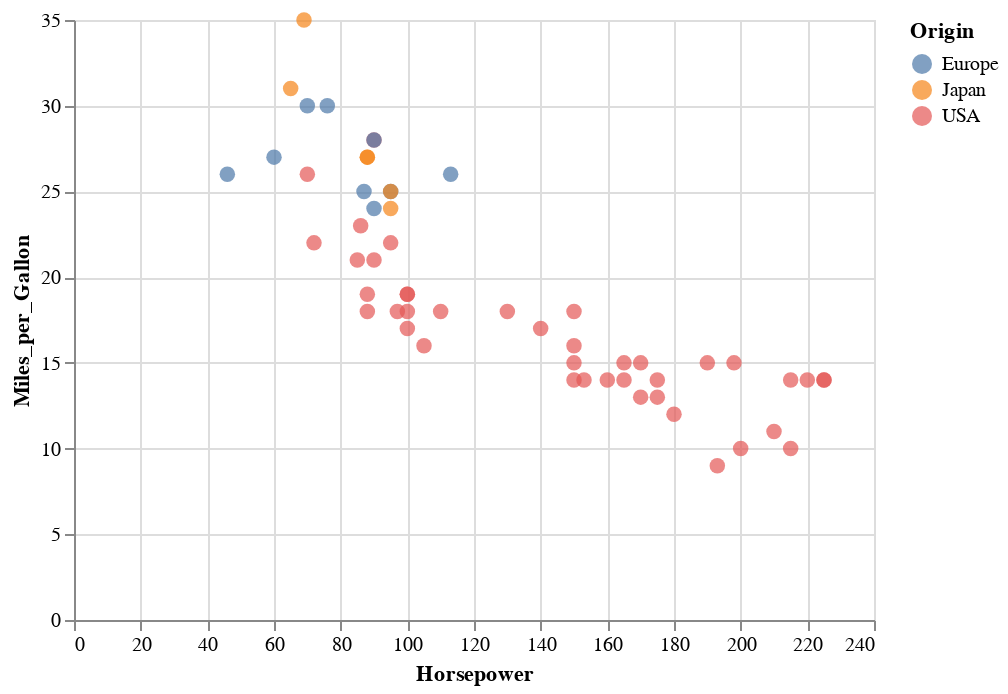

Here is the notebook cell this chart was saved with:
### Code cell
abc = alt.Chart(source).mark_circle(size=60).encode(
    x='Horsepower',
    y='Miles_per_Gallon',
    color='Origin',
    tooltip=['Name', 'Origin', 'Horsepower', 'Miles_per_Gallon']
).properties(
    width=400,
    height=300
)
display(abc)

### Figure 1 — Vega-Lite specification as saved in the notebook (floating-point values rounded to 4 significant figures)
{"config": {"view": {"continuousWidth": 400, "continuousHeight": 300}}, "data": {"name": "data-974f1f92d82341c9284a1d06989fea29"}, "mark": {"type": "circle", "size": 60}, "encoding": {"color": {"type": "nominal", "field": "Origin"}, "tooltip": [{"type": "nominal", "field": "Name"}, {"type": "nominal", "field": "Origin"}, {"type": "quantitative", "field": "Horsepower"}, {"type": "quantitative", "field": "Miles_per_Gallon"}], "x": {"type": "quantitative", "field": "Horsepower"}, "y": {"type": "quantitative", "field": "Miles_per_Gallon"}}, "height": 300, "width": 400, "$schema": "https://vega.github.io/schema/vega-lite/v4.0.2.json", "datasets": {"data-974f1f92d82341c9284a1d06989fea29": [{"Name": "chevrolet chevelle malibu", "Miles_per_Gallon": 18.0, "Cylinders": 8, "Displacement": 307.0, "Horsepower": 130.0, "Weight_in_lbs": 3504, "Acceleration": 12.0, "Year": "1970-01-01T00:00:00", "Origin": "USA"}, {"Name": "buick skylark 320", "Miles_per_Gallon": 15.0, "Cylinders": 8, "Displacement": 350.0, "Horsepower": 165.0, "Weight_in_lbs": 3693, "Acceleration": 11.5, "Year": "1970-01-01T00:00:00", "Origin": "USA"}, {"Name": "plymouth satellite", "Miles_per_Gallon": 18.0, "Cylinders": 8, "Displacement": 318.0, "Horsepower": 150.0, "Weight_in_lbs": 3436, "Acceleration": 11.0, "Year": "1970-01-01T00:00:00", "Origin": "USA"}, {"Name": "amc rebel sst", "Miles_per_Gallon": 16.0, "Cylinders": 8, "Displacement": 304.0, "Horsepower": 150.0, "Weight_in_lbs": 3433, "Acceleration": 12.0, "Year": "1970-01-01T00:00:00", "Origin": "USA"}, {"Name": "ford torino", "Miles_per_Gallon": 17.0, "Cylinders": 8, "Displacement": 302.0, "Horsepower": 140.0, "Weight_in_lbs": 3449, "Acceleration": 10.5, "Year": "1970-01-01T00:00:00", "Origin": "USA"}, {"Name": "ford galaxie 500", "Miles_per_Gallon": 15.0, "Cylinders": 8, "Displacement": 429.0, "Horsepower": 198.0, "Weight_in_lbs": 4341, "Acceleration": 10.0, "Year": "1970-01-01T00:00:00", "Origin": "USA"}, {"Name": "chevrolet impala", "Miles_per_Gallon": 14.0, "Cylinders": 8, "Displacement": 454.0, "Horsepower": 220.0, "Weight_in_lbs": 4354, "Acceleration": 9.0, "Year": "1970-01-01T00:00:00", "Origin": "USA"}, {"Name": "plymouth fury iii", "Miles_per_Gallon": 14.0, "Cylinders": 8, "Displacement": 440.0, "Horsepower": 215.0, "Weight_in_lbs": 4312, "Acceleration": 8.5, "Year": "1970-01-01T00:00:00", "Origin": "USA"}, {"Name": "pontiac catalina", "Miles_per_Gallon": 14.0, "Cylinders": 8, "Displacement": 455.0, "Horsepower": 225.0, "Weight_in_lbs": 4425, "Acceleration": 10.0, "Year": "1970-01-01T00:00:00", "Origin": "USA"}, {"Name": "amc ambassador dpl", "Miles_per_Gallon": 15.0, "Cylinders": 8, "Displacement": 390.0, "Horsepower": 190.0, "Weight_in_lbs": 3850, "Acceleration": 8.5, "Year": "1970-01-01T00:00:00", "Origin": "USA"}, {"Name": "citroen ds-21 pallas", "Miles_per_Gallon": null, "Cylinders": 4, "Displacement": 133.0, "Horsepower": 115.0, "Weight_in_lbs": 3090, "Acceleration": 17.5, "Year": "1970-01-01T00:00:00", "Origin": "Europe"}, {"Name": "chevrolet chevelle concours (sw)", "Miles_per_Gallon": null, "Cylinders": 8, "Displacement": 350.0, "Horsepower": 165.0, "Weight_in_lbs": 4142, "Acceleration": 11.5, "Year": "1970-01-01T00:00:00", "Origin": "USA"}, {"Name": "ford torino (sw)", "Miles_per_Gallon": null, "Cylinders": 8, "Displacement": 351.0, "Horsepower": 153.0, "Weight_in_lbs": 4034, "Acceleration": 11.0, "Year": "1970-01-01T00:00:00", "Origin": "USA"}, {"Name": "plymouth satellite (sw)", "Miles_per_Gallon": null, "Cylinders": 8, "Displacement": 383.0, "Horsepower": 175.0, "Weight_in_lbs": 4166, "Acceleration": 10.5, "Year": "1970-01-01T00:00:00", "Origin": "USA"}, {"Name": "amc rebel sst (sw)", "Miles_per_Gallon": null, "Cylinders": 8, "Displacement": 360.0, "Horsepower": 175.0, "Weight_in_lbs": 3850, "Acceleration": 11.0, "Year": "1970-01-01T00:00:00", "Origin": "USA"}, {"Name": "dodge challenger se", "Miles_per_Gallon": 15.0, "Cylinders": 8, "Displacement": 383.0, "Horsepower": 170.0, "Weight_in_lbs": 3563, "Acceleration": 10.0, "Year": "1970-01-01T00:00:00", "Origin": "USA"}, {"Name": "plymouth 'cuda 340", "Miles_per_Gallon": 14.0, "Cylinders": 8, "Displacement": 340.0, "Horsepower": 160.0, "Weight_in_lbs": 3609, "Acceleration": 8.0, "Year": "1970-01-01T00:00:00", "Origin": "USA"}, {"Name": "ford mustang boss 302", "Miles_per_Gallon": null, "Cylinders": 8, "Displacement": 302.0, "Horsepower": 140.0, "Weight_in_lbs": 3353, "Acceleration": 8.0, "Year": "1970-01-01T00:00:00", "Origin": "USA"}, {"Name": "chevrolet monte carlo", "Miles_per_Gallon": 15.0, "Cylinders": 8, "Displacement": 400.0, "Horsepower": 150.0, "Weight_in_lbs": 3761, "Acceleration": 9.5, "Year": "1970-01-01T00:00:00", "Origin": "USA"}, {"Name": "buick estate wagon (sw)", "Miles_per_Gallon": 14.0, "Cylinders": 8, "Displacement": 455.0, "Horsepower": 225.0, "Weight_in_lbs": 3086, "Acceleration": 10.0, "Year": "1970-01-01T00:00:00", "Origin": "USA"}, {"Name": "toyota corona mark ii", "Miles_per_Gallon": 24.0, "Cylinders": 4, "Displacement": 113.0, "Horsepower": 95.0, "Weight_in_lbs": 2372, "Acceleration": 15.0, "Year": "1970-01-01T00:00:00", "Origin": "Japan"}, {"Name": "plymouth duster", "Miles_per_Gallon": 22.0, "Cylinders": 6, "Displacement": 198.0, "Horsepower": 95.0, "Weight_in_lbs": 2833, "Acceleration": 15.5, "Year": "1970-01-01T00:00:00", "Origin": "USA"}, {"Name": "amc hornet", "Miles_per_Gallon": 18.0, "Cylinders": 6, "Displacement": 199.0, "Horsepower": 97.0, "Weight_in_lbs": 2774, "Acceleration": 15.5, "Year": "1970-01-01T00:00:00", "Origin": "USA"}, {"Name": "ford maverick", "Miles_per_Gallon": 21.0, "Cylinders": 6, "Displacement": 200.0, "Horsepower": 85.0, "Weight_in_lbs": 2587, "Acceleration": 16.0, "Year": "1970-01-01T00:00:00", "Origin": "USA"}, {"Name": "datsun pl510", "Miles_per_Gallon": 27.0, "Cylinders": 4, "Displacement": 97.0, "Horsepower": 88.0, "Weight_in_lbs": 2130, "Acceleration": 14.5, "Year": "1970-01-01T00:00:00", "Origin": "Japan"}, {"Name": "volkswagen 1131 deluxe sedan", "Miles_per_Gallon": 26.0, "Cylinders": 4, "Displacement": 97.0, "Horsepower": 46.0, "Weight_in_lbs": 1835, "Acceleration": 20.5, "Year": "1970-01-01T00:00:00", "Origin": "Europe"}, {"Name": "peugeot 504", "Miles_per_Gallon": 25.0, "Cylinders": 4, "Displacement": 110.0, "Horsepower": 87.0, "Weight_in_lbs": 2672, "Acceleration": 17.5, "Year": "1970-01-01T00:00:00", "Origin": "Europe"}, {"Name": "audi 100 ls", "Miles_per_Gallon": 24.0, "Cylinders": 4, "Displacement": 107.0, "Horsepower": 90.0, "Weight_in_lbs": 2430, "Acceleration": 14.5, "Year": "1970-01-01T00:00:00", "Origin": "Europe"}, {"Name": "saab 99e", "Miles_per_Gallon": 25.0, "Cylinders": 4, "Displacement": 104.0, "Horsepower": 95.0, "Weight_in_lbs": 2375, "Acceleration": 17.5, "Year": "1970-01-01T00:00:00", "Origin": "Europe"}, {"Name": "bmw 2002", "Miles_per_Gallon": 26.0, "Cylinders": 4, "Displacement": 121.0, "Horsepower": 113.0, "Weight_in_lbs": 2234, "Acceleration": 12.5, "Year": "1970-01-01T00:00:00", "Origin": "Europe"}, {"Name": "amc gremlin", "Miles_per_Gallon": 21.0, "Cylinders": 6, "Displacement": 199.0, "Horsepower": 90.0, "Weight_in_lbs": 2648, "Acceleration": 15.0, "Year": "1970-01-01T00:00:00", "Origin": "USA"}, {"Name": "ford f250", "Miles_per_Gallon": 10.0, "Cylinders": 8, "Displacement": 360.0, "Horsepower": 215.0, "Weight_in_lbs": 4615, "Acceleration": 14.0, "Year": "1970-01-01T00:00:00", "Origin": "USA"}, {"Name": "chevy c20", "Miles_per_Gallon": 10.0, "Cylinders": 8, "Displacement": 307.0, "Horsepower": 200.0, "Weight_in_lbs": 4376, "Acceleration": 15.0, "Year": "1970-01-01T00:00:00", "Origin": "USA"}, {"Name": "dodge d200", "Miles_per_Gallon": 11.0, "Cylinders": 8, "Displacement": 318.0, "Horsepower": 210.0, "Weight_in_lbs": 4382, "Acceleration": 13.5, "Year": "1970-01-01T00:00:00", "Origin": "USA"}, {"Name": "hi 1200d", "Miles_per_Gallon": 9.0, "Cylinders": 8, "Displacement": 304.0, "Horsepower": 193.0, "Weight_in_lbs": 4732, "Acceleration": 18.5, "Year": "1970-01-01T00:00:00", "Origin": "USA"}, {"Name": "datsun pl510", "Miles_per_Gallon": 27.0, "Cylinders": 4, "Displacement": 97.0, "Horsepower": 88.0, "Weight_in_lbs": 2130, "Acceleration": 14.5, "Year": "1971-01-01T00:00:00", "Origin": "Japan"}, {"Name": "chevrolet vega 2300", "Miles_per_Gallon": 28.0, "Cylinders": 4, "Displacement": 140.0, "Horsepower": 90.0, "Weight_in_lbs": 2264, "Acceleration": 15.5, "Year": "1971-01-01T00:00:00", "Origin": "USA"}, {"Name": "toyota corona", "Miles_per_Gallon": 25.0, "Cylinders": 4, "Displacement": 113.0, "Horsepower": 95.0, "Weight_in_lbs": 2228, "Acceleration": 14.0, "Year": "1971-01-01T00:00:00", "Origin": "Japan"}, {"Name": "ford pinto", "Miles_per_Gallon": 25.0, "Cylinders": 4, "Displacement": 98.0, "Horsepower": null, "Weight_in_lbs": 2046, "Acceleration": 19.0, "Year": "1971-01-01T00:00:00", "Origin": "USA"}, {"Name": "volkswagen super beetle 117", "Miles_per_Gallon": null, "Cylinders": 4, "Displacement": 97.0, "Horsepower": 48.0, "Weight_in_lbs": 1978, "Acceleration": 20.0, "Year": "1971-01-01T00:00:00", "Origin": "Europe"}, {"Name": "amc gremlin", "Miles_per_Gallon": 19.0, "Cylinders": 6, "Displacement": 232.0, "Horsepower": 100.0, "Weight_in_lbs": 2634, "Acceleration": 13.0, "Year": "1971-01-01T00:00:00", "Origin": "USA"}, {"Name": "plymouth satellite custom", "Miles_per_Gallon": 16.0, "Cylinders": 6, "Displacement": 225.0, "Horsepower": 105.0, "Weight_in_lbs": 3439, "Acceleration": 15.5, "Year": "1971-01-01T00:00:00", "Origin": "USA"}, {"Name": "chevrolet chevelle malibu", "Miles_per_Gallon": 17.0, "Cylinders": 6, "Displacement": 250.0, "Horsepower": 100.0, "Weight_in_lbs": 3329, "Acceleration": 15.5, "Year": "1971-01-01T00:00:00", "Origin": "USA"}, {"Name": "ford torino 500", "Miles_per_Gallon": 19.0, "Cylinders": 6, "Displacement": 250.0, "Horsepower": 88.0, "Weight_in_lbs": 3302, "Acceleration": 15.5, "Year": "1971-01-01T00:00:00", "Origin": "USA"}, {"Name": "amc matador", "Miles_per_Gallon": 18.0, "Cylinders": 6, "Displacement": 232.0, "Horsepower": 100.0, "Weight_in_lbs": 3288, "Acceleration": 15.5, "Year": "1971-01-01T00:00:00", "Origin": "USA"}, {"Name": "chevrolet impala", "Miles_per_Gallon": 14.0, "Cylinders": 8, "Displacement": 350.0, "Horsepower": 165.0, "Weight_in_lbs": 4209, "Acceleration": 12.0, "Year": "1971-01-01T00:00:00", "Origin": "USA"}, {"Name": "pontiac catalina brougham", "Miles_per_Gallon": 14.0, "Cylinders": 8, "Displacement": 400.0, "Horsepower": 175.0, "Weight_in_lbs": 4464, "Acceleration": 11.5, "Year": "1971-01-01T00:00:00", "Origin": "USA"}, {"Name": "ford galaxie 500", "Miles_per_Gallon": 14.0, "Cylinders": 8, "Displacement": 351.0, "Horsepower": 153.0, "Weight_in_lbs": 4154, "Acceleration": 13.5, "Year": "1971-01-01T00:00:00", "Origin": "USA"}, {"Name": "plymouth fury iii", "Miles_per_Gallon": 14.0, "Cylinders": 8, "Displacement": 318.0, "Horsepower": 150.0, "Weight_in_lbs": 4096, "Acceleration": 13.0, "Year": "1971-01-01T00:00:00", "Origin": "USA"}, {"Name": "dodge monaco (sw)", "Miles_per_Gallon": 12.0, "Cylinders": 8, "Displacement": 383.0, "Horsepower": 180.0, "Weight_in_lbs": 4955, "Acceleration": 11.5, "Year": "1971-01-01T00:00:00", "Origin": "USA"}, {"Name": "ford country squire (sw)", "Miles_per_Gallon": 13.0, "Cylinders": 8, "Displacement": 400.0, "Horsepower": 170.0, "Weight_in_lbs": 4746, "Acceleration": 12.0, "Year": "1971-01-01T00:00:00", "Origin": "USA"}, {"Name": "pontiac safari (sw)", "Miles_per_Gallon": 13.0, "Cylinders": 8, "Displacement": 400.0, "Horsepower": 175.0, "Weight_in_lbs": 5140, "Acceleration": 12.0, "Year": "1971-01-01T00:00:00", "Origin": "USA"}, {"Name": "amc hornet sportabout (sw)", "Miles_per_Gallon": 18.0, "Cylinders": 6, "Displacement": 258.0, "Horsepower": 110.0, "Weight_in_lbs": 2962, "Acceleration": 13.5, "Year": "1971-01-01T00:00:00", "Origin": "USA"}, {"Name": "chevrolet vega (sw)", "Miles_per_Gallon": 22.0, "Cylinders": 4, "Displacement": 140.0, "Horsepower": 72.0, "Weight_in_lbs": 2408, "Acceleration": 19.0, "Year": "1971-01-01T00:00:00", "Origin": "USA"}, {"Name": "pontiac firebird", "Miles_per_Gallon": 19.0, "Cylinders": 6, "Displacement": 250.0, "Horsepower": 100.0, "Weight_in_lbs": 3282, "Acceleration": 15.0, "Year": "1971-01-01T00:00:00", "Origin": "USA"}, {"Name": "ford mustang", "Miles_per_Gallon": 18.0, "Cylinders": 6, "Displacement": 250.0, "Horsepower": 88.0, "Weight_in_lbs": 3139, "Acceleration": 14.5, "Year": "1971-01-01T00:00:00", "Origin": "USA"}, {"Name": "mercury capri 2000", "Miles_per_Gallon": 23.0, "Cylinders": 4, "Displacement": 122.0, "Horsepower": 86.0, "Weight_in_lbs": 2220, "Acceleration": 14.0, "Year": "1971-01-01T00:00:00", "Origin": "USA"}, {"Name": "opel 1900", "Miles_per_Gallon": 28.0, "Cylinders": 4, "Displacement": 116.0, "Horsepower": 90.0, "Weight_in_lbs": 2123, "Acceleration": 14.0, "Year": "1971-01-01T00:00:00", "Origin": "Europe"}, {"Name": "peugeot 304", "Miles_per_Gallon": 30.0, "Cylinders": 4, "Displacement": 79.0, "Horsepower": 70.0, "Weight_in_lbs": 2074, "Acceleration": 19.5, "Year": "1971-01-01T00:00:00", "Origin": "Europe"}, {"Name": "fiat 124b", "Miles_per_Gallon": 30.0, "Cylinders": 4, "Displacement": 88.0, "Horsepower": 76.0, "Weight_in_lbs": 2065, "Acceleration": 14.5, "Year": "1971-01-01T00:00:00", "Origin": "Europe"}, {"Name": "toyota corolla 1200", "Miles_per_Gallon": 31.0, "Cylinders": 4, "Displacement": 71.0, "Horsepower": 65.0, "Weight_in_lbs": 1773, "Acceleration": 19.0, "Year": "1971-01-01T00:00:00", "Origin": "Japan"}, {"Name": "datsun 1200", "Miles_per_Gallon": 35.0, "Cylinders": 4, "Displacement": 72.0, "Horsepower": 69.0, "Weight_in_lbs": 1613, "Acceleration": 18.0, "Year": "1971-01-01T00:00:00", "Origin": "Japan"}, {"Name": "volkswagen model 111", "Miles_per_Gallon": 27.0, "Cylinders": 4, "Displacement": 97.0, "Horsepower": 60.0, "Weight_in_lbs": 1834, "Acceleration": 19.0, "Year": "1971-01-01T00:00:00", "Origin": "Europe"}, {"Name": "plymouth cricket", "Miles_per_Gallon": 26.0, "Cylinders": 4, "Displacement": 91.0, "Horsepower": 70.0, "Weight_in_lbs": 1955, "Acceleration": 20.5, "Year": "1971-01-01T00:00:00", "Origin": "USA"}]}}
